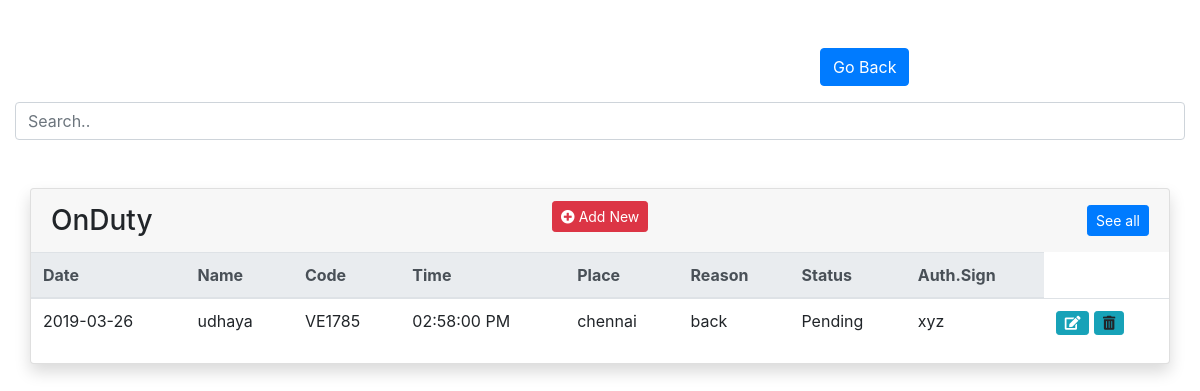
Page /onduty/demo.php on the earlier database version.
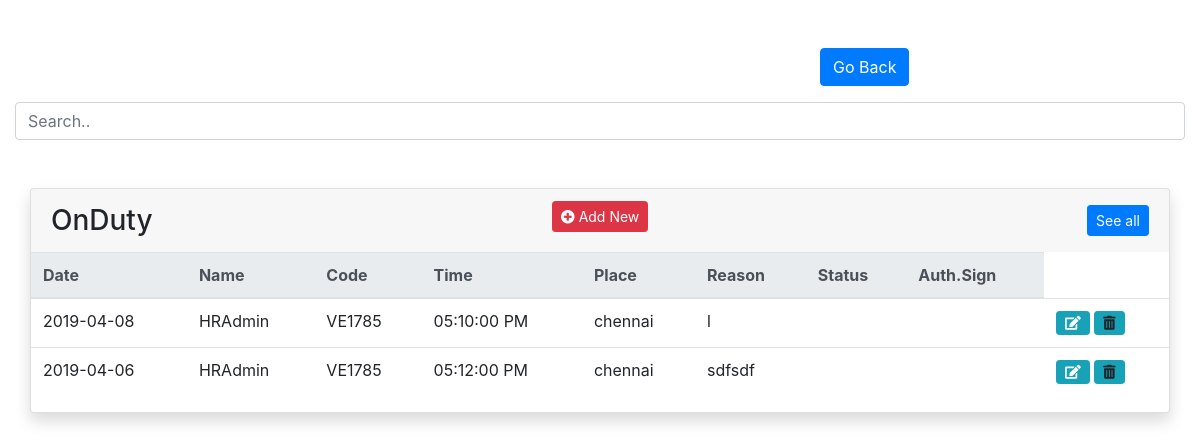
Same page on the later database version.
### tables this page shows
CREATE TABLE `on_duty` (
  `onduty_id` int(11) NOT NULL,
  `date` date NOT NULL,
  `name` varchar(200) NOT NULL,
  `code` varchar(100) NOT NULL,
  `time` time NOT NULL,
  `out_time` time NOT NULL,
  `place` varchar(300) NOT NULL,
  `reason` varchar(300) NOT NULL,
  `emp_sign` varchar(100) NOT NULL,
  `status` varchar(500) NOT NULL,
  `auth_sign` varchar(200) NOT NULL
);

### onduty/demo.php (the view, shortened to what this page needs)
<?php
    include('../config.php');
    $result = $db->query('SELECT onduty_id,date,name,code,TIME_FORMAT(time, "%r")time,out_time,place,reason,emp_sign,status,auth_sign FROM on_duty ORDER BY onduty_id DESC');
    $data_record = $result->num_rows;
?>
<html>
<head>
   <link rel="stylesheet" href="https://maxcdn.bootstrapcdn.com/bootstrap/4.2.1/css/bootstrap.min.css">
   <link rel="stylesheet" href="https://use.fontawesome.com/releases/v5.6.3/css/all.css">
<link href="//cdnjs.cloudflare.com/ajax/libs/bootstrap-datetimepicker/4.17.37/css/bootstrap-datetimepicker.css" rel="stylesheet"/>
</head>
<body>
<br/><br/>
<div class="row">
      <div class="col-md-4"></div>
      <div class="col-md-4"> <h2> </h2></div>
      <div class="col-md-4">
		 <a href ="http://192.168.0.64/viaridash/viari.php" class="btn btn-primary back">Go Back</a>
      </div>
  </div>
 <div class="container-fluid mt--7">
  <input class="form-control" id="myInput" type="text" placeholder="Search..">
    <div class="container-fluid mt--7">
      <div class="row mt-5">
        <div class="col-xl-12 mb-5 mb-xl-0">
          <div class="card shadow">
            <div class="card-header border-0">
              <div class="row align-items-center">
                <div class="col">
                  <h3 class="mb-0">OnDuty</h3>
                </div>
				<h3><a data="page_0" class="model_form btn btn-sm btn-danger" href="#"><i class="fas fa-plus-circle"></i> Add New</a></h3>
                <div class="col text-right">
                  <a href="#!" class="btn btn-sm btn-primary">See all</a>
                </div>
              </div>
            </div>
            <div class="table-responsive">
              <table class="table align-items-center table-flush">
                <thead class="thead-light">
                  <tr>
                    <th scope="col">Date</th>
					<th scope="col">Name</th>
					<th scope="col">Code</th>
                    <th scope="col">Time</th>
					<th scope="col">Place</th>
					<th scope="col">Reason</th>
					<th scope="col">Status</th>
					<th scope="col">Auth.Sign</th>
                  </tr>
                </thead>
				<tbody id="myTable">
                <?php if(isset($result) && ($data_record) > 0)  : $i=1; ?>
                    <?php  while ($users = mysqli_fetch_object($result)) { ?>
                        <tr class="<?=$users->onduty_id?>_del">
                            <td><?=$users->date;?></td>
                            <td><?=$users->name;?></td>
                            <td><?=$users->code;?></td>
                            <td><?=$users->time;?></td>
							<td><?=$users->place;?></td>
							<td><?=$users->reason;?></td>
							<td><?=$users->status;?></td>
							<td><?=$users->auth_sign;?></td>
                            <td><a data="<?php echo 'page_'.$users->onduty_id ?>" class="model_form btn btn-info btn-sm" href="#"> <span> <i class="fas fa-edit"></i></span></a>
                            <a data="<?php echo  $users->onduty_id ?>" title="Delete <?php echo $users->date;?>" class="tip delete_check btn btn-info btn-sm "><span> <i class="fas fa-trash-alt"></i></span> </a>
                            </td>
                        </tr>
                <?php $i++; } ?>
            <?php else : echo '<tr><td colspan="8"><div align="center">-------No record found -----</div></td></tr>'; ?>
           <?php endif; ?>
            </tbody>
              </table>
    </div>
	</div>
            </div>
          </div>
		  <br/>
        </div>
      </div>
   <link href="../assets/vendor/@fortawesome/fontawesome-free/css/all.min.css" rel="stylesheet">

Differences in the rows shown:
removed on_duty: date "2019-03-26", name "udhaya", code "VE1785", time "02:58:00 PM", place "chennai", reason "back", status "Pending", auth_sign "xyz"
added on_duty: date "2019-04-08", name "HRAdmin", code "VE1785", time "05:10:00 PM", place "chennai", reason "l"
added on_duty: date "2019-04-06", name "HRAdmin", code "VE1785", time "05:12:00 PM", place "chennai", reason "sdfsdf"
